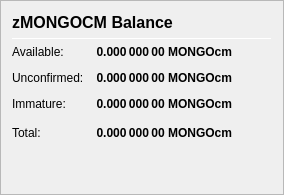
                   <widget class="QFrame" name="frame_ZerocoinBalances">
                    <property name="frameShape">
                     <enum>QFrame::StyledPanel</enum>
                    </property>
                    <property name="frameShadow">
                     <enum>QFrame::Raised</enum>
                    </property>
                    <layout class="QVBoxLayout" name="verticalLayout_7">
                     <item>
                      <layout class="QHBoxLayout" name="horizontalLayout_8" stretch="0,0,0">
                       <item>
                        <widget class="QLabel" name="label_5z_3">
                         <property name="minimumSize">
                          <size>
                           <width>0</width>
                           <height>20</height>
                          </size>
                         </property>
                         <property name="font">
                          <font>
                           <pointsize>12</pointsize>
                           <weight>75</weight>
                           <bold>true</bold>
                          </font>
                         </property>
                         <property name="text">
                          <string>zMONGOCM Balance</string>
                         </property>
                        </widget>
                       </item>
                       <item>
                        <spacer name="horizontalSpacer_11">
                         <property name="orientation">
                          <enum>Qt::Horizontal</enum>
                         </property>
                         <property name="sizeHint" stdset="0">
                          <size>
                           <width>40</width>
                           <height>20</height>
                          </size>
                         </property>
                        </spacer>
                       </item>
                      </layout>
                     </item>
                     <item>
                      <widget class="Line" name="line_ZerocoinBalance">
                       <property name="minimumSize">
                        <size>
                         <width>0</width>
                         <height>1</height>
                        </size>
                       </property>
                       <property name="maximumSize">
                        <size>
                         <width>16777215</width>
                         <height>1</height>
                        </size>
                       </property>
                       <property name="orientation">
                        <enum>Qt::Horizontal</enum>
                       </property>
                      </widget>
                     </item>
                     <item>
                      <layout class="QGridLayout" name="gridLayout_5">
                       <property name="spacing">
                        <number>12</number>
                       </property>
                       <item row="1" column="0">
                        <widget class="QLabel" name="labelzBalanceMatureText">
                         <property name="toolTip">
                          <string>Mature: more than 20 confirmation and more than 1 mint of the same denomination after it was minted.
These zMONGOCM are spendable.</string>
                         </property>
                         <property name="text">
                          <string>Available:</string>
                         </property>
                        </widget>
                       </item>
                       <item row="1" column="1">
                        <widget class="QLabel" name="labelzBalanceMature">
                         <property name="font">
                          <font>
                           <weight>75</weight>
                           <bold>true</bold>
                          </font>
                         </property>
                         <property name="toolTip">
                          <string>Mature: more than 20 confirmation and more than 1 mint of the same denomination after it was minted.
These zMONGOCM are spendable.</string>
                         </property>
                         <property name="text">
                          <string notr="true">0.000 000 00 MONGOcm</string>
                         </property>
                         <property name="alignment">
                          <set>Qt::AlignRight|Qt::AlignTrailing|Qt::AlignVCenter</set>
                         </property>
                        </widget>
                       </item>
                       <item row="2" column="0">
                        <widget class="QLabel" name="labelzBalanceUnconfirmedText">
                         <property name="toolTip">
                          <string>Unconfirmed: less than 20 confirmations
Immature: confirmed, but less than 1 mint of the same denomination after it was minted</string>
                         </property>
                         <property name="text">
                          <string>Unconfirmed:</string>
                         </property>
                        </widget>
                       </item>
                       <item row="2" column="1">
                        <widget class="QLabel" name="labelzBalanceUnconfirmed">
                         <property name="font">
                          <font>
                           <weight>75</weight>
                           <bold>true</bold>
                          </font>
                         </property>
                         <property name="toolTip">
                          <string>Unconfirmed: less than 20 confirmations
Immature: confirmed, but less than 1 mint of the same denomination after it was minted</string>
                         </property>
                         <property name="text">
                          <string notr="true">0.000 000 00 MONGOcm</string>
                         </property>
                         <property name="alignment">
                          <set>Qt::AlignRight|Qt::AlignTrailing|Qt::AlignVCenter</set>
                         </property>
                        </widget>
                       </item>
                       <item row="3" column="0">
                        <widget class="QLabel" name="labelzBalanceImmatureText">
                         <property name="toolTip">
                          <string>Unconfirmed: less than 20 confirmations
Immature: confirmed, but less than 1 mint of the same denomination after it was minted</string>
                         </property>
                         <property name="text">
                          <string>Immature:</string>
                         </property>
                        </widget>
                       </item>
                       <item row="3" column="1">
                        <widget class="QLabel" name="labelzBalanceImmature">
                         <property name="font">
                          <font>
                           <weight>75</weight>
                           <bold>true</bold>
                          </font>
                         </property>
                         <property name="toolTip">
                          <string>Unconfirmed: less than 20 confirmations
Immature: confirmed, but less than 1 mint of the same denomination after it was minted</string>
                         </property>
                         <property name="text">
                          <string notr="true">0.000 000 00 MONGOcm</string>
                         </property>
                         <property name="alignment">
                          <set>Qt::AlignRight|Qt::AlignTrailing|Qt::AlignVCenter</set>
                         </property>
                        </widget>
                       </item>
                       <item row="4" column="0">
                        <widget class="QLabel" name="labelzBalanceText">
                         <property name="toolTip">
                          <string>Your current zMONGOCM balance, unconfirmed and immature zMONGOCM included.</string>
                         </property>
                         <property name="text">
                          <string>Total:</string>
                         </property>
                        </widget>
                       </item>
                       <item row="4" column="1">
                        <widget class="QLabel" name="labelzBalance">
                         <property name="font">
                          <font>
                           <weight>75</weight>
                           <bold>true</bold>
                          </font>
                         </property>
                         <property name="cursor">
                          <cursorShape>IBeamCursor</cursorShape>
                         </property>
                         <property name="toolTip">
                          <string>Your current zMONGOCM balance, unconfirmed and immature zMONGOCM included.</string>
                         </property>
                         <property name="text">
                          <string notr="true">0.000 000 00 MONGOcm</string>
                         </property>
                         <property name="alignment">
                          <set>Qt::AlignRight|Qt::AlignTrailing|Qt::AlignVCenter</set>
                         </property>
                         <property name="textInteractionFlags">
                          <set>Qt::LinksAccessibleByMouse|Qt::TextSelectableByKeyboard|Qt::TextSelectableByMouse</set>
                         </property>
                        </widget>
                       </item>
                       <item row="4" column="2">
                        <spacer name="horizontalSpacer_4">
                         <property name="orientation">
                          <enum>Qt::Horizontal</enum>
                         </property>
                         <property name="sizeHint" stdset="0">
                          <size>
                           <width>40</width>
                           <height>20</height>
                          </size>
                         </property>
                        </spacer>
                       </item>
                      </layout>
                     </item>
                     <item>
                      <spacer name="verticalSpacer_4">
                       <property name="orientation">
                        <enum>Qt::Vertical</enum>
                       </property>
                       <property name="sizeHint" stdset="0">
                        <size>
                         <width>20</width>
                         <height>40</height>
                        </size>
                       </property>
                      </spacer>
                     </item>
                    </layout>
                   </widget>
